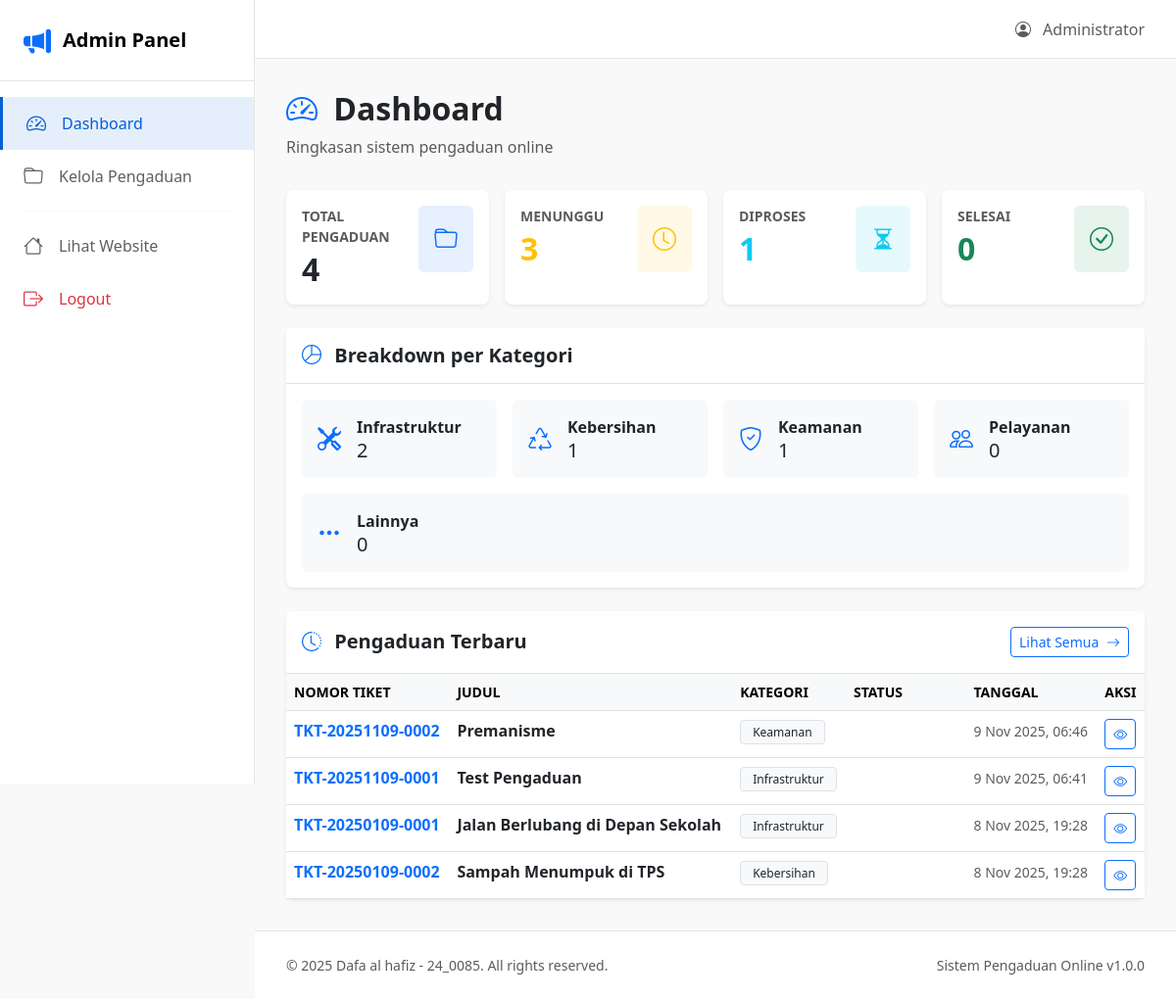
Screenshot of /admin/dashboard.php (signed in) with the database file from the repository.
### tables this page shows
CREATE TABLE IF NOT EXISTS pengaduan (
    id INT PRIMARY KEY AUTO_INCREMENT,
    nomor_tiket VARCHAR(50) UNIQUE NOT NULL,
    judul VARCHAR(255) NOT NULL,
    deskripsi TEXT NOT NULL,
    kategori ENUM('Infrastruktur', 'Kebersihan', 'Keamanan', 'Pelayanan', 'Lainnya') NOT NULL,
    nama_pelapor VARCHAR(100) DEFAULT 'Anonim',
    email VARCHAR(100),
    telepon VARCHAR(20),
    file_bukti VARCHAR(255),
    status ENUM('Menunggu', 'Diproses', 'Selesai', 'Ditolak') DEFAULT 'Menunggu',
    tanggal_dibuat DATETIME DEFAULT CURRENT_TIMESTAMP,
    tanggal_diperbarui DATETIME DEFAULT CURRENT_TIMESTAMP ON UPDATE CURRENT_TIMESTAMP,
    INDEX idx_nomor_tiket (nomor_tiket),
    INDEX idx_status (status),
    INDEX idx_kategori (kategori)
);

### src/includes/functions.php (called while the page is built, shortened)
<?php
function formatTanggalIndonesia($datetime) {
    $bulan = [
        1 => 'Jan', 2 => 'Feb', 3 => 'Mar', 4 => 'Apr',
        5 => 'Mei', 6 => 'Jun', 7 => 'Jul', 8 => 'Agu',
        9 => 'Sep', 10 => 'Okt', 11 => 'Nov', 12 => 'Des'
    ];
    $timestamp = strtotime($datetime);
    $tanggal = date('j', $timestamp);
    $bulanAngka = date('n', $timestamp);
    $tahun = date('Y', $timestamp);
    $waktu = date('H:i', $timestamp);
    return "{$tanggal} {$bulan[$bulanAngka]} {$tahun}, {$waktu}";
}
function getStatusClass($status) {
    $classes = [
        'Menunggu' => 'status-pending',
        'Diproses' => 'status-in-progress',
        'Selesai' => 'status-resolved',
        'Ditolak' => 'status-rejected'
    ];
    return $classes[$status] ?? 'status-pending';
}
function getStatusIcon($status) {
    $icons = [
        'Menunggu' => 'bi-clock',
        'Diproses' => 'bi-hourglass-split',
        'Selesai' => 'bi-check-circle',
        'Ditolak' => 'bi-x-circle'
    ];
    return $icons[$status] ?? 'bi-clock';
}
function getStatistikPengaduan($pdo) {
    $stmt = $pdo->query("SELECT COUNT(*) as total FROM pengaduan");
    $total = $stmt->fetch()['total'];
    $stmt = $pdo->query("SELECT status, COUNT(*) as jumlah FROM pengaduan GROUP BY status");
    $byStatus = [];
    while ($row = $stmt->fetch()) {
        $byStatus[$row['status']] = $row['jumlah'];
    }
    $stmt = $pdo->query("SELECT kategori, COUNT(*) as jumlah FROM pengaduan GROUP BY kategori");
    $byKategori = [];
    while ($row = $stmt->fetch()) {
        $byKategori[$row['kategori']] = $row['jumlah'];
    }
    return [
        'total' => $total,
        'by_status' => $byStatus,
        'by_kategori' => $byKategori
    ];
}
?>

### src/admin/dashboard.php (the view, shortened to what this page needs)
<?php
require_once '../includes/config.php';
require_once '../includes/functions.php';
$stats = getStatistikPengaduan($pdo);
$stmt = $pdo->query("
    SELECT * FROM pengaduan
    ORDER BY tanggal_dibuat DESC
    LIMIT 5
");
$pengaduan_terbaru = $stmt->fetchAll();
include '../includes/admin-header.php';
?>
<div class="content-header">
    <h2 class="mb-2 fw-bold">
        <i class="bi bi-speedometer2 text-primary me-2"></i>
        Dashboard
    </h2>
    <p class="text-muted mb-0">Ringkasan sistem pengaduan online</p>
</div>
<div class="row g-3 mb-4">
    <div class="col-xl-3 col-md-6">
        <div class="card border-0 shadow-sm h-100">
            <div class="card-body">
                <div class="d-flex justify-content-between align-items-start">
                    <div>
                        <p class="text-muted small mb-1 text-uppercase fw-semibold">Total Pengaduan</p>
                        <h2 class="mb-0 fw-bold"><?php echo $stats['total']; ?></h2>
                    </div>
                    <div class="p-3 bg-primary bg-opacity-10 rounded">
                        <i class="bi bi-folder text-primary" style="font-size: 24px;"></i>
                    </div>
                </div>
            </div>
        </div>
    </div>
    <div class="col-xl-3 col-md-6">
        <div class="card border-0 shadow-sm h-100">
            <div class="card-body">
                <div class="d-flex justify-content-between align-items-start">
                    <div>
                        <p class="text-muted small mb-1 text-uppercase fw-semibold">Menunggu</p>
                        <h2 class="mb-0 fw-bold text-warning"><?php echo $stats['by_status']['Menunggu'] ?? 0; ?></h2>
                    </div>
                    <div class="p-3 bg-warning bg-opacity-10 rounded">
                        <i class="bi bi-clock text-warning" style="font-size: 24px;"></i>
                    </div>
                </div>
            </div>
        </div>
    </div>
    <div class="col-xl-3 col-md-6">
        <div class="card border-0 shadow-sm h-100">
            <div class="card-body">
                <div class="d-flex justify-content-between align-items-start">
                    <div>
                        <p class="text-muted small mb-1 text-uppercase fw-semibold">Diproses</p>
                        <h2 class="mb-0 fw-bold text-info"><?php echo $stats['by_status']['Diproses'] ?? 0; ?></h2>
                    </div>
                    <div class="p-3 bg-info bg-opacity-10 rounded">
                        <i class="bi bi-hourglass-split text-info" style="font-size: 24px;"></i>
                    </div>
                </div>
            </div>
        </div>
    </div>
    <div class="col-xl-3 col-md-6">
        <div class="card border-0 shadow-sm h-100">
            <div class="card-body">
                <div class="d-flex justify-content-between align-items-start">
                    <div>
                        <p class="text-muted small mb-1 text-uppercase fw-semibold">Selesai</p>
                        <h2 class="mb-0 fw-bold text-success"><?php echo $stats['by_status']['Selesai'] ?? 0; ?></h2>
                    </div>
                    <div class="p-3 bg-success bg-opacity-10 rounded">
                        <i class="bi bi-check-circle text-success" style="font-size: 24px;"></i>
                    </div>
                </div>
            </div>
        </div>
    </div>
</div>
<div class="card border-0 shadow-sm mb-4">
    <div class="card-header bg-white border-bottom py-3">
        <h5 class="mb-0 fw-semibold">
            <i class="bi bi-pie-chart text-primary me-2"></i>
            Breakdown per Kategori
        </h5>
    </div>
    <div class="card-body">
        <div class="row g-3">
            <?php
            $kategori_icons = [
                'Infrastruktur' => 'bi-tools',
                'Kebersihan' => 'bi-recycle',
                'Keamanan' => 'bi-shield-check',
                'Pelayanan' => 'bi-people',
                'Lainnya' => 'bi-three-dots'
            ];
            foreach (['Infrastruktur', 'Kebersihan', 'Keamanan', 'Pelayanan', 'Lainnya'] as $kategori):
                $jumlah = $stats['by_kategori'][$kategori] ?? 0;
                $icon = $kategori_icons[$kategori];
            ?>
            <div class="col-md-6 col-lg-4 col-xl">
                <div class="d-flex align-items-center p-3 bg-light rounded">
                    <i class="bi <?php echo $icon; ?> text-primary me-3" style="font-size: 24px;"></i>
                    <div>
                        <div class="fw-semibold"><?php echo $kategori; ?></div>
                        <div class="h5 mb-0"><?php echo $jumlah; ?></div>
                    </div>
                </div>
            </div>
            <?php endforeach; ?>
        </div>
    </div>
</div>
<div class="card border-0 shadow-sm">
    <div class="card-header bg-white border-bottom py-3">
        <div class="d-flex justify-content-between align-items-center">
            <h5 class="mb-0 fw-semibold">
                <i class="bi bi-clock-history text-primary me-2"></i>
                Pengaduan Terbaru
            </h5>
            <a href="pengaduan.php" class="btn btn-sm btn-outline-primary">
                Lihat Semua <i class="bi bi-arrow-right ms-1"></i>
            </a>
        </div>
    </div>
    <div class="card-body p-0">
        <div class="table-responsive">
            <table class="table table-hover mb-0">
                <thead class="table-light">
                    <tr>
                        <th class="text-uppercase small fw-semibold">Nomor Tiket</th>
                        <th class="text-uppercase small fw-semibold">Judul</th>
                        <th class="text-uppercase small fw-semibold">Kategori</th>
                        <th class="text-uppercase small fw-semibold">Status</th>
                        <th class="text-uppercase small fw-semibold">Tanggal</th>
                        <th class="text-uppercase small fw-semibold">Aksi</th>
                    </tr>
                </thead>
                <tbody>
                    <?php if (empty($pengaduan_terbaru)): ?>
                    <tr>
                        <td colspan="6" class="text-center py-4 text-muted">
                            Belum ada pengaduan
                        </td>
                    </tr>
                    <?php else: ?>
                        <?php foreach ($pengaduan_terbaru as $item): ?>
                        <tr>
                            <td>
                                <span class="text-primary fw-semibold">
                                    <?php echo htmlspecialchars($item['nomor_tiket']); ?>
                                </span>
                            </td>
                            <td>
                                <div class="fw-semibold"><?php echo htmlspecialchars(substr($item['judul'], 0, 50)); ?><?php echo strlen($item['judul']) > 50 ? '...' : ''; ?></div>
                            </td>
                            <td>
                                <span class="badge bg-light text-dark border">
                                    <?php echo htmlspecialchars($item['kategori']); ?>
                                </span>
                            </td>
                            <td>
                                <span class="badge <?php echo getStatusClass($item['status']); ?>">
                                    <i class="bi <?php echo getStatusIcon($item['status']); ?> me-1"></i>
                                </span>
                            </td>
                            <td>
                                <small class="text-muted"><?php echo formatTanggalIndonesia($item['tanggal_dibuat']); ?></small>
                            </td>
                            <td>
                                <a href="detail-pengaduan.php?id=<?php echo $item['id']; ?>" class="btn btn-sm btn-outline-primary">
                                    <i class="bi bi-eye"></i>
                                </a>
                            </td>
                        </tr>
                        <?php endforeach; ?>
                    <?php endif; ?>
                </tbody>
            </table>
        </div>
    </div>
</div>
<?php include '../includes/admin-footer.php'; ?>

### src/includes/admin-header.php (shortened to what this page needs)
<?php
$stmt = $pdo->prepare("SELECT * FROM admin WHERE id = ?");
$stmt->execute([$_SESSION['admin_id']]);
$admin_data = $stmt->fetch();
?>
<!DOCTYPE html>
<html lang="id">
<head>
    <link href="https://cdn.jsdelivr.net/npm/bootstrap@5.3.0/dist/css/bootstrap.min.css" rel="stylesheet">
    <link rel="stylesheet" href="https://cdn.jsdelivr.net/npm/bootstrap-icons@1.11.0/font/bootstrap-icons.css">
    <link rel="stylesheet" href="<?php echo BASE_URL; ?>/assets/css/admin-style.css">
</head>
<body class="admin-body">
<div class="admin-sidebar">
    <div class="sidebar-header">
        <a href="<?php echo BASE_URL; ?>/admin/dashboard.php" class="sidebar-brand">
            <i class="bi bi-megaphone-fill text-primary"></i>
            <span class="brand-text">Admin Panel</span>
        </a>
    </div>
    <nav class="sidebar-nav">
        <a href="<?php echo BASE_URL; ?>/admin/dashboard.php" class="sidebar-link <?php echo basename($_SERVER['PHP_SELF']) == 'dashboard.php' ? 'active' : ''; ?>">
            <i class="bi bi-speedometer2"></i>
            <span>Dashboard</span>
        </a>
        <a href="<?php echo BASE_URL; ?>/admin/pengaduan.php" class="sidebar-link <?php echo basename($_SERVER['PHP_SELF']) == 'pengaduan.php' ? 'active' : ''; ?>">
            <i class="bi bi-folder"></i>
            <span>Kelola Pengaduan</span>
        </a>
        <hr class="sidebar-divider">
        <a href="<?php echo BASE_URL; ?>" class="sidebar-link" target="_blank">
            <i class="bi bi-house"></i>
            <span>Lihat Website</span>
        </a>
        <a href="<?php echo BASE_URL; ?>/admin/logout.php" class="sidebar-link text-danger">
            <i class="bi bi-box-arrow-right"></i>
            <span>Logout</span>
        </a>
    </nav>
</div>
<div class="admin-main">
    <nav class="admin-topbar">
        <div class="d-flex justify-content-between align-items-center w-100">
            <div class="d-flex align-items-center gap-3">
                <span class="text-muted">
                    <i class="bi bi-person-circle me-2"></i>
                    <?php echo htmlspecialchars($admin_data['nama_lengkap']); ?>
                </span>
            </div>
        </div>
    </nav>
    <div class="admin-content">

### src/assets/css/admin-style.css (style rules this page uses)
:root { --sidebar-width: 260px; --topbar-height: 60px; --primary-blue: #065fd4; --primary-dark: #0b5ed7; --text-primary: #030303; --text-secondary: #606060; --bg-light: #f9f9f9; --border-color: #e5e5e5; }
.admin-body { margin: 0; padding: 0; font-family: 'Segoe UI', Tahoma, Geneva, Verdana, sans-serif; background-color: var(--bg-light); }
.admin-sidebar { position: fixed; left: 0; top: 0; width: var(--sidebar-width); height: 100vh; background-color: white; border-right: 1px solid var(--border-color); z-index: 1000; display: flex; flex-direction: column; transition: transform 0.3s ease; }
.sidebar-header { padding: 1.25rem 1.5rem; border-bottom: 1px solid var(--border-color); }
.sidebar-brand { display: flex; align-items: center; gap: 0.75rem; text-decoration: none; color: var(--text-primary); font-size: 1.25rem; font-weight: 600; }
.sidebar-brand i { font-size: 1.75rem; }
.sidebar-nav { flex: 1; overflow-y: auto; padding: 1rem 0; }
.sidebar-link { display: flex; align-items: center; gap: 0.75rem; padding: 0.75rem 1.5rem; text-decoration: none; color: var(--text-secondary); font-weight: 500; transition: all 0.2s ease; }
.sidebar-link.active { background-color: rgba(6, 95, 212, 0.1); color: var(--primary-blue); border-left: 3px solid var(--primary-blue); }
.sidebar-link i { font-size: 1.25rem; width: 24px; }
.sidebar-divider { margin: 0.5rem 1.5rem; border-color: var(--border-color); }
.admin-main { margin-left: var(--sidebar-width); min-height: 100vh; display: flex; flex-direction: column; }
.admin-topbar { position: sticky; top: 0; height: var(--topbar-height); background-color: white; border-bottom: 1px solid var(--border-color); padding: 0 2rem; display: flex; align-items: center; z-index: 999; }
.admin-content { flex: 1; padding: 2rem; }
.content-header { margin-bottom: 2rem; }
.card { border-radius: 8px; border: 1px solid var(--border-color); }
.table thead { background-color: var(--bg-light); }
.badge { font-weight: 500; padding: 0.35rem 0.75rem; border-radius: 4px; }
.btn { border-radius: 4px; font-weight: 500; }

### rows the page displays
pengaduan: nomor_tiket "TKT-20251109-0002", judul "Premanisme", kategori "Keamanan", tanggal_dibuat "9 Nov 2025, 06:46"
pengaduan: nomor_tiket "TKT-20251109-0001", judul "Test Pengaduan", kategori "Infrastruktur", tanggal_dibuat "9 Nov 2025, 06:41"
pengaduan: nomor_tiket "TKT-20250109-0001", judul "Jalan Berlubang di Depan Sekolah", kategori "Infrastruktur", tanggal_dibuat "8 Nov 2025, 19:28"
pengaduan: nomor_tiket "TKT-20250109-0002", judul "Sampah Menumpuk di TPS", kategori "Kebersihan", tanggal_dibuat "8 Nov 2025, 19:28"

### other values shown
$admin_data['nama_lengkap'] "Administrator"
$stats['total'] "4"
$stats['by_status']['Menunggu'] "3"
$stats['by_status']['Diproses'] "1"
$stats['by_status']['Selesai'] "0"
$kategori "Infrastruktur"
$jumlah "2"
$kategori "Kebersihan"
$jumlah "1"
$kategori "Keamanan"
$kategori "Pelayanan"
$jumlah "0"
$kategori "Lainnya"
COPYRIGHT "© 2025 Dafa al hafiz - 24_0085. All rights reserved."
APP_NAME "Sistem Pengaduan Online"
